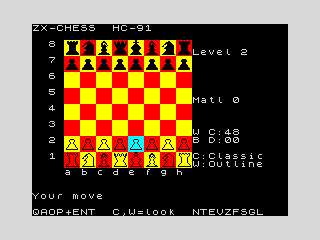
#> input picture web/assets/boot.png, 320 x 240 px
$ python mockup.py
#> lines starting #> are read from the running program, lines starting #| are printed output that depends on the picture
#!/usr/bin/env python3
"""Render a faithful preview of the Spectrum Gambit page (chrome + panel
+ the real emulator screenshot composited in), matching style.css."""
from PIL import Image, ImageDraw, ImageFont

W, H = 1080, 1000
BG=(10,10,20); PANEL=(19,19,31); INK=(232,232,240); DIM=(138,138,160)
LINE=(38,38,54); ACC=(255,208,0); CARD=(14,14,24)
ZX=[(216,0,0),(255,208,0),(0,192,0),(0,192,192)]
F=lambda s,b=False: ImageFont.truetype(
  "/usr/share/fonts/truetype/dejavu/DejaVuSansMono%s.ttf"%("-Bold" if b else ""), s)

img=Image.new("RGB",(W,H),BG); d=ImageDraw.Draw(img)
#> after `img = Image.new('RGB', (W, H), BG)`:
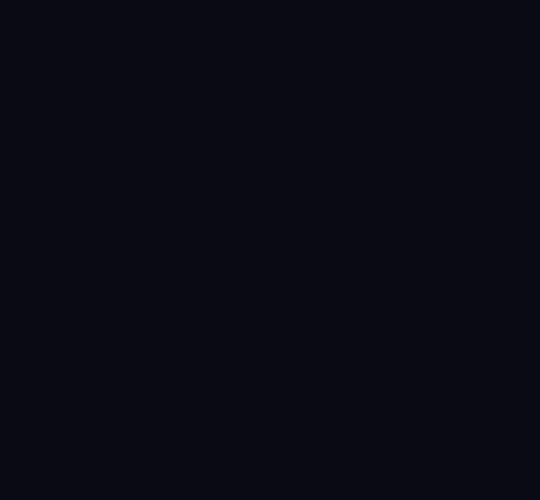
#> img: PIL image 1080x1000 RGB (shown at 1/2 size); mean R, G, B 10, 10, 20

def rr(xy,r,fill=None,outline=None,wd=1):
    d.rounded_rectangle(xy,radius=r,fill=fill,outline=outline,width=wd)
def text(x,y,s,f,fill=INK,anchor="la"):
    d.text((x,y),s,font=f,fill=fill,anchor=anchor)

# rainbow stripe
for i,c in enumerate(ZX):
    d.rectangle([i*W//4,0,(i+1)*W//4,6],fill=c)

# title (approx gradient by per-letter colour ramp)
title="SPECTRUM  GAMBIT"; fT=F(46,True)
tw=d.textlength(title,font=fT); x=(W-tw)/2;
#> after `tw = d.textlength(title, font=fT)`: tw = 443
#> after `x = (W - tw) / 2`: x = 318.5
ramp=[(216,0,0),(255,160,0),(255,208,0),(120,200,0),(0,192,120),(0,192,192)]
for i,ch in enumerate(title):
    col=ramp[int(i/len(title)*(len(ramp)-1))]
    text(x,26,ch,fT,fill=col); x+=d.textlength(ch,font=fT)
#> this loop made 16 passes
#> x on passes 1 to 12: 346.2, 373.9, 401.6, 429.2, 456.9, 484.6, 512.3, 540, 567.7, 595.4, 623.1, 650.8
#> after the loop, x = 761.5
text(W/2,90,"chess from inside the machine · 48K · Z80 · woven by Fable",F(15),fill=DIM,anchor="ma")

# resume banner
rr([(W-560)/2,120,(W+560)/2,158],10,fill=(26,26,10),outline=ACC)
text(W/2,139,"You have a game in progress (today 16:40)   [ Resume ]  [ Start fresh ]",
     F(14),fill=INK,anchor="mm")

# ---- stage (left) ----
SX,SY=24,180; SW=636
rr([SX,SY,SX+SW,SY+470],12,fill=(0,0,0),outline=LINE)
# composite the real screenshot
try:
    shot=Image.open("web/assets/boot.png").convert("RGB")
    sw=SW-28; sh=int(sw*shot.height/shot.width)
#> after `sh = int(sw * shot.height / shot.width)`: sh = 456
    shot=shot.resize((sw,sh),Image.NEAREST)
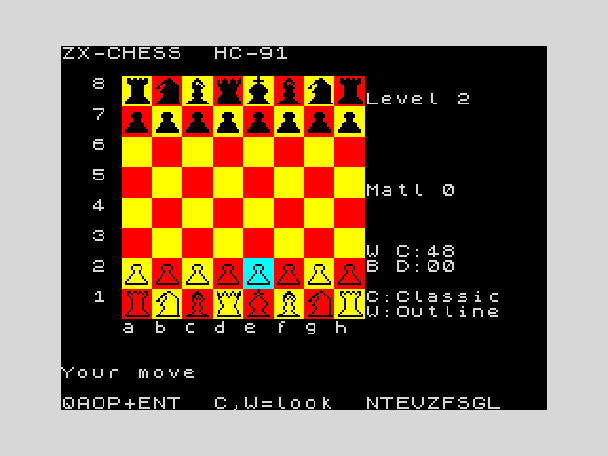
#> shot: PIL image 608x456 RGB; mean R, G, B 127.9, 105.2, 82.3
    img.paste(shot,(SX+14,SY+14))
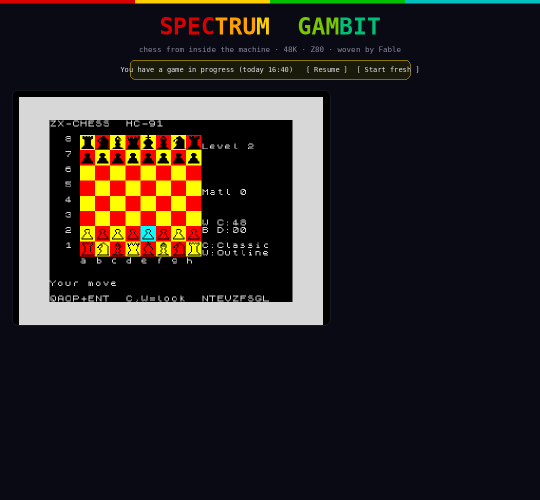
#> img: PIL image 1080x1000 RGB (shown at 1/2 size); mean R, G, B 42.7, 36.9, 36.1
    cy=SY+14+sh
#> cy = 650
except Exception as e:
    cy=SY+360
# dpad
dx,dy=SX+SW/2-66, cy+30
#> dx = 276; dy = 680
def key(cx,cy_,lab,col=INK):
    rr([cx,cy_,cx+44,cy_+44],9,fill=(28,28,44),outline=LINE)
    text(cx+22,cy_+22,lab,F(16,True),fill=col,anchor="mm")
key(dx+50,dy,"▲"); key(dx,dy+50,"◀"); key(dx+50,dy+50,"●",ACC); key(dx+100,dy+50,"▶"); key(dx+50,dy+100,"▼")
text(SX+SW/2,dy+165,"Arrow keys move the cursor · Enter picks up / drops a piece",
     F(12),fill=DIM,anchor="ma")

# ---- panel (right) ----
PX=SX+SW+20; PW=W-PX-24
rr([PX,SY,PX+PW,SY+700],14,fill=PANEL,outline=LINE)
ix=PX+18; iw=PW-36; y=SY+18
# status row
rr([ix,y,ix+150,y+30],15,fill=(12,42,12)); text(ix+75,y+15,"Your move",F(14,True),fill=(125,255,125),anchor="mm")
text(PX+PW-18,y+15,"2 moves",F(12),fill=DIM,anchor="ra"); y+=46
# readout
cw=(iw-16)/3
for i,(lab,val) in enumerate([("LEVEL","2"),("EVAL","+0.00"),("MATERIAL","0")]):
    cx=ix+i*(cw+8); rr([cx,y,cx+cw,y+54],9,fill=CARD,outline=LINE)
    text(cx+cw/2,y+14,lab,F(10),fill=DIM,anchor="ma")
    text(cx+cw/2,y+30,val,F(17,True),anchor="ma")
y+=70
# strength
text(ix,y+8,"Strength",F(13),fill=DIM)
for i in range(5):
    bx=ix+iw-34*(5-i)-6*(5-i)
    rr([bx,y,bx+34,y+34],8,fill=(28,28,44) if i!=1 else ACC,outline=LINE)
    text(bx+17,y+17,str(i+1),F(14,True),fill=(0,0,0) if i==1 else INK,anchor="mm")
y+=50
# actions
for i,lab in enumerate(["New game","Take back","Flip","Colour"]):
    bw=(iw-24)/4; bx=ix+i*(bw+8)
    rr([bx,y,bx+bw,y+38],9,fill=(28,28,44),outline=LINE)
    text(bx+bw/2,y+19,lab,F(11),anchor="mm")
y+=58
# move log
text(ix,y,"MOVE LOG",F(12),fill=DIM); y+=22
rr([ix,y,ix+iw,y+150],9,fill=CARD,outline=LINE)
log=[("1.","e4","e5"),("2.","Bc4","Nf6")]
ly=y+10
for n,wm,bm in log:
    text(ix+12,ly,n,F(14),fill=DIM); text(ix+56,ly,wm,F(14)); text(ix+150,ly,bm,F(14)); ly+=22
y+=164
rr([ix,y,ix+iw,y+34],9,fill=PANEL,outline=LINE); text(ix+iw/2,y+17,"Copy PGN",F(12),anchor="mm"); y+=50
# saved games
text(ix,y,"SAVED GAMES",F(12),fill=DIM); y+=20
text(ix,y,"Auto-saves after every move — close the tab, come back whenever.",F(11),fill=DIM); y+=24
for name in ["italian-vs-l2","blitz-test"]:
    rr([ix,y,ix+iw,y+34],8,fill=CARD,outline=LINE)
    text(ix+12,y+17,name,F(13),anchor="lm")
    rr([ix+iw-120,y+5,ix+iw-58,y+29],6,fill=(28,28,44),outline=LINE); text(ix+iw-89,y+17,"load",F(11),anchor="mm")
    rr([ix+iw-50,y+5,ix+iw-8,y+29],6,fill=(28,28,44),outline=LINE); text(ix+iw-29,y+17,"✕",F(11),fill=(255,128,128),anchor="mm")
    y+=42
rr([ix,y,ix+iw-90,y+38],8,fill=CARD,outline=LINE); text(ix+12,y+19,"name this game",F(12),fill=DIM,anchor="lm")
rr([ix+iw-82,y,ix+iw,y+38],8,fill=ACC); text(ix+iw-41,y+19,"Save",F(12,True),fill=(0,0,0),anchor="mm")

# footer
text(W/2,SY+700+30,"The opponent is a real alpha-beta engine hand-written in Z80 assembly by Fable,",
     F(12),fill=DIM,anchor="ma")
text(W/2,SY+700+48,"running on an emulated ICE Felix HC-91 compiled to WebAssembly.",
     F(12),fill=DIM,anchor="ma")

img.save("web/assets/mockup.png")
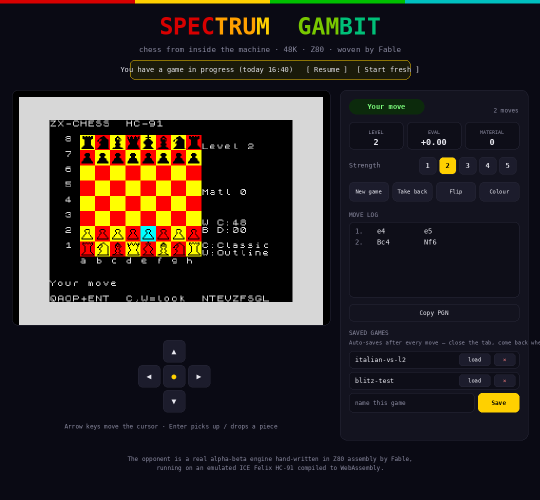
#> saved as mockup.png: PIL image 1080x1000 RGB (shown at 1/2 size); mean R, G, B 46.8, 41, 39.7
print("wrote web/assets/mockup.png")

$ run again, with web/assets/fullpage.png copied over web/assets/boot.png
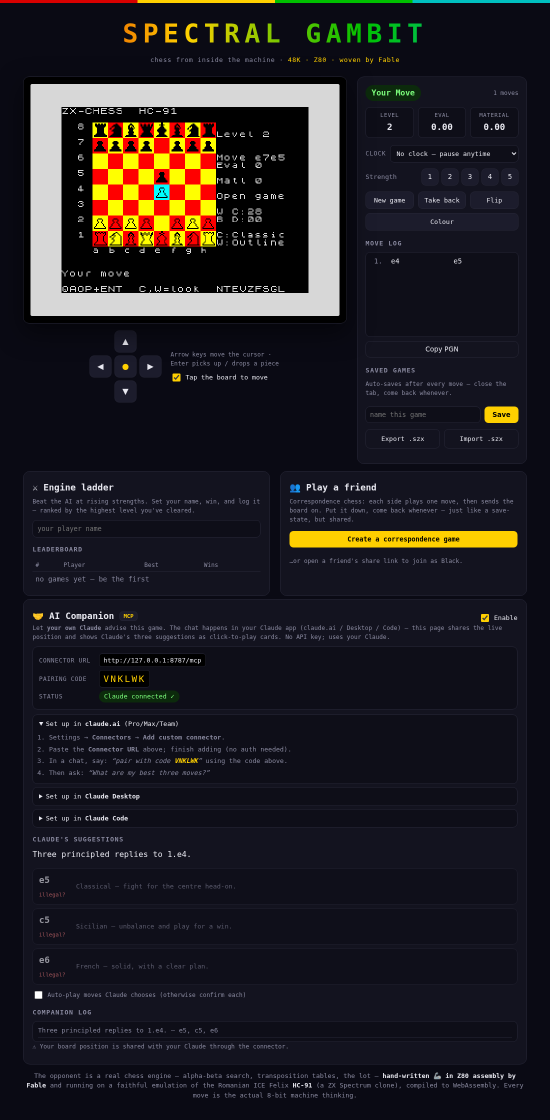
#> input picture web/assets/fullpage.png, 1100 x 2240 px (shown at 1/2 size)
#> tw = 443
#> `x = (W - tw) / 2`: x = 318.5
#> the loop `for i,ch in enumerate(title):` made 16 passes
#> x on passes 1 to 8: 346.2, 373.9, 401.6, 429.2, 456.9, 484.6, 512.3, 540
#> after the loop `for i,ch in enumerate(title):`: x = 761.5
#> shot is the input picture: PIL image 1100x2240 RGB; mean R, G, B 32.5, 29.9, 34.1
#> shot: PIL image 608x1238 RGB
#> `img.paste(shot,(SX+14,SY+14))`:
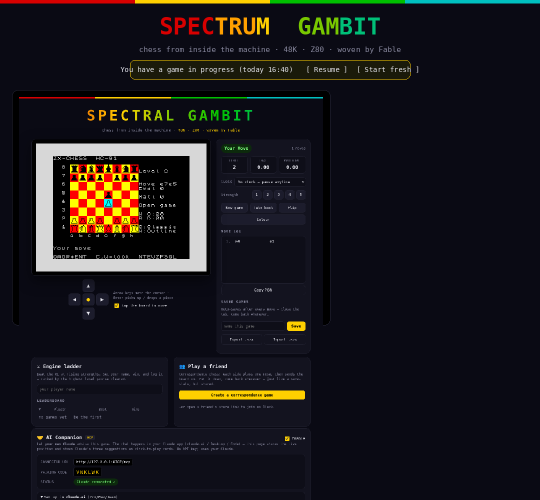
#> img: PIL image 1080x1000 RGB (shown at 1/2 size); mean R, G, B 26.1, 24.2, 27.6
#> `img.save("web/assets/mockup.png")`:
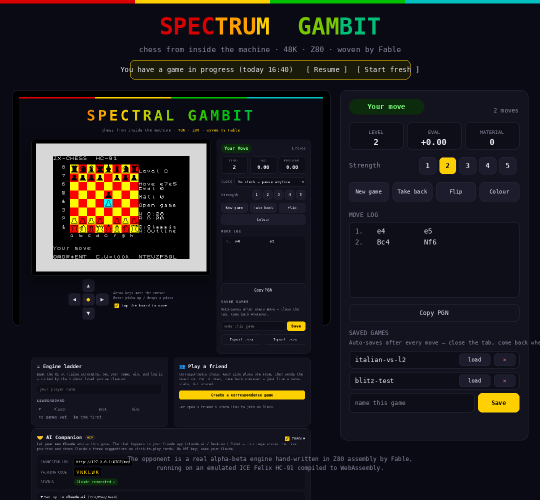
#> saved as mockup.png: PIL image 1080x1000 RGB (shown at 1/2 size); mean R, G, B 29.9, 28, 30.8
